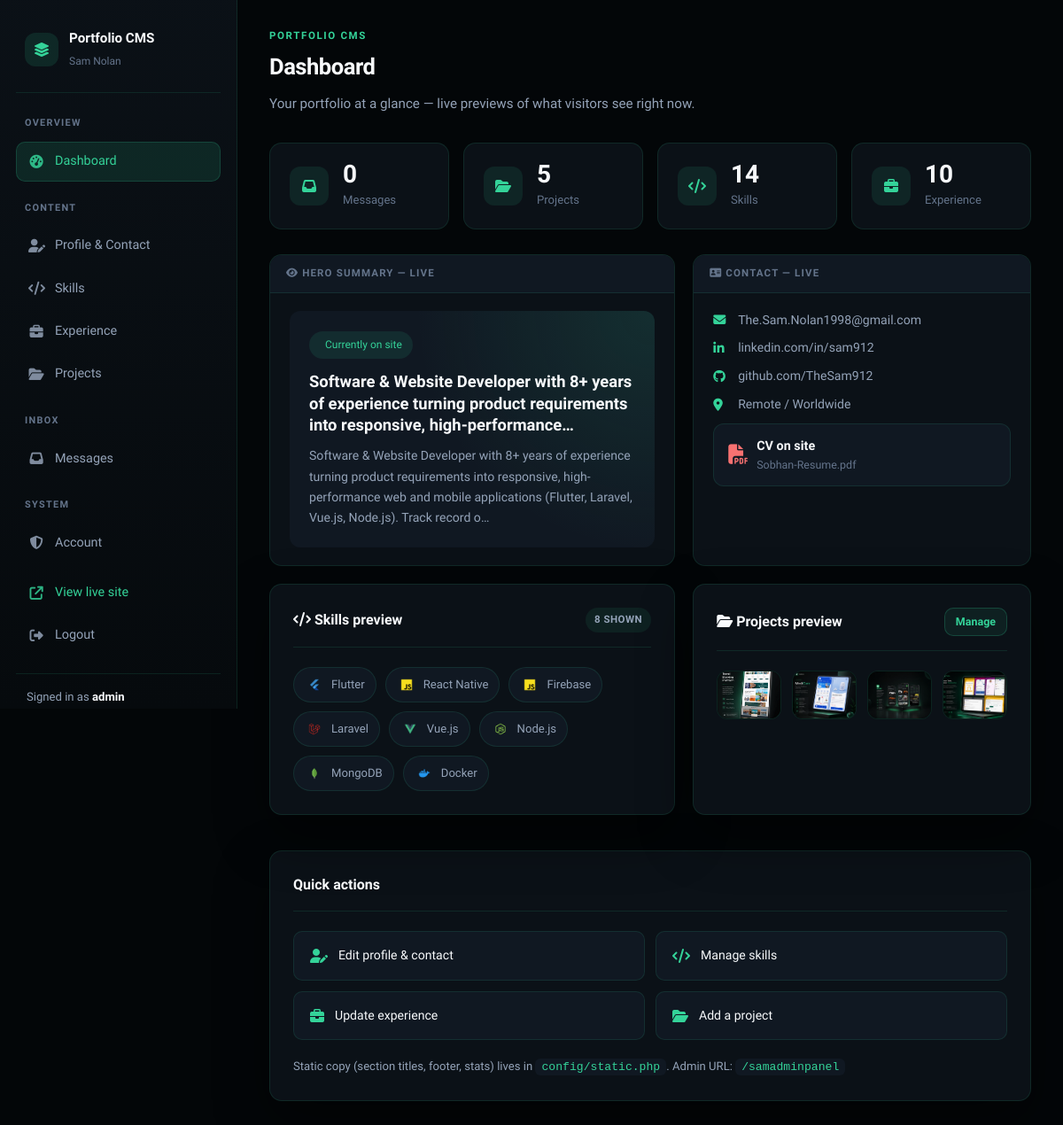
/admin/index.php (signed in), run on the app's committed database.
### tables this page shows
CREATE TABLE IF NOT EXISTS skills (
    id            INT UNSIGNED AUTO_INCREMENT PRIMARY KEY,
    name          VARCHAR(100)  NOT NULL,
    icon_path     VARCHAR(512)  NOT NULL,
    sort_order    INT           NOT NULL DEFAULT 0,
    is_published  TINYINT(1)    NOT NULL DEFAULT 1,
    INDEX idx_skills_published_sort (is_published, sort_order)
);

CREATE TABLE IF NOT EXISTS projects (
    id            INT UNSIGNED AUTO_INCREMENT PRIMARY KEY,
    title         VARCHAR(255)  NOT NULL,
    slug          VARCHAR(255)  NOT NULL,
    description   TEXT          NULL,
    image_path    VARCHAR(512)  NOT NULL,
    project_url   VARCHAR(512)  NULL,
    sort_order    INT           NOT NULL DEFAULT 0,
    is_published  TINYINT(1)    NOT NULL DEFAULT 1,
    created_at    TIMESTAMP     NOT NULL DEFAULT CURRENT_TIMESTAMP,
    updated_at    TIMESTAMP     NOT NULL DEFAULT CURRENT_TIMESTAMP ON UPDATE CURRENT_TIMESTAMP,
    UNIQUE KEY uniq_projects_slug (slug),
    INDEX idx_projects_published_sort (is_published, sort_order)
);

### admin/views/dashboard.php (the view, shortened to what the rows shown need)
<?php
require __DIR__ . '/partials/page-header.php';
?>
<div class="stats-row">
    <div class="stat-card">
        <div class="stat-card__icon"><i class="fa-solid fa-inbox"></i></div>
        <div>
            <strong><?= (int) $counts['messages']; ?></strong>
            <span>Messages</span>
        </div>
    </div>
    <div class="stat-card">
        <div class="stat-card__icon"><i class="fa-solid fa-folder-open"></i></div>
        <div>
            <strong><?= (int) $counts['projects']; ?></strong>
            <span>Projects</span>
        </div>
    </div>
    <div class="stat-card">
        <div class="stat-card__icon"><i class="fa-solid fa-code"></i></div>
        <div>
            <strong><?= (int) $counts['skills']; ?></strong>
            <span>Skills</span>
        </div>
    </div>
    <div class="stat-card">
        <div class="stat-card__icon"><i class="fa-solid fa-briefcase"></i></div>
        <div>
            <strong><?= (int) $counts['experiences']; ?></strong>
            <span>Experience</span>
        </div>
    </div>
</div>
<div class="preview-row">
    <div class="preview-card">
        <div class="preview-card__label"><i class="fa-solid fa-eye"></i> Hero summary — live</div>
        <div class="preview-card__body">
            <div class="preview-hero">
                <span class="pill"><i class="fa-solid fa-sparkles"></i> Currently on site</span>
                <h3><?= e(admin_excerpt($profile['short_summary'] ?? '', 120) ?: 'No short summary set yet.'); ?></h3>
                <p><?= e(admin_excerpt($profile['about_summary'] ?? '', 200) ?: 'Add your about bio in Profile & Contact.'); ?></p>
            </div>
        </div>
    </div>
    <div class="preview-card">
        <div class="preview-card__label"><i class="fa-solid fa-address-card"></i> Contact — live</div>
        <div class="preview-card__body">
            <div class="preview-contact">
                <?php if (!empty($profile['contact_email'])): ?>
                    <span><i class="fa-solid fa-envelope"></i> <?= e($profile['contact_email']); ?></span>
                <?php endif; ?>
                <?php if (!empty($profile['contact_linkedin_text'])): ?>
                    <span><i class="fa-brands fa-linkedin-in"></i> <?= e($profile['contact_linkedin_text']); ?></span>
                <?php endif; ?>
                <?php if (!empty($profile['contact_github_text'])): ?>
                    <span><i class="fa-brands fa-github"></i> <?= e($profile['contact_github_text']); ?></span>
                <?php endif; ?>
                <?php if (!empty($profile['contact_location'])): ?>
                    <span><i class="fa-solid fa-location-dot"></i> <?= e($profile['contact_location']); ?></span>
                <?php endif; ?>
                <?php if (!empty($profile['resume_file'])): ?>
                    <div class="preview-cv">
                        <i class="fa-solid fa-file-pdf"></i>
                        <div>
                            <strong>CV on site</strong>
                            <span><?= e(basename($profile['resume_file'])); ?></span>
                        </div>
                    </div>
                <?php endif; ?>
            </div>
        </div>
    </div>
</div>
<div class="preview-row">
    <div class="panel">
        <div class="panel__head">
            <h2><i class="fa-solid fa-code"></i> Skills preview</h2>
            <span class="badge badge--count"><?= count($skills); ?> shown</span>
        </div>
        <?php if ($skills): ?>
            <div class="skills-strip">
                <?php foreach ($skills as $skill): ?>
                    <span class="skill-chip">
                        <?php if (!empty($skill['icon_path'])): ?>
                            <img src="<?= e(asset_url($skill['icon_path'])); ?>" alt="">
                        <?php endif; ?>
                        <?= e($skill['name']); ?>
                    </span>
                <?php endforeach; ?>
            </div>
        <?php else: ?>
            <p class="muted">No skills yet. <a href="<?= e(admin_url('skills')); ?>">Add your first skill →</a></p>
        <?php endif; ?>
    </div>
    <div class="panel">
        <div class="panel__head">
            <h2><i class="fa-solid fa-folder-open"></i> Projects preview</h2>
            <a href="<?= e(admin_url('projects')); ?>" class="btn btn--ghost btn--sm">Manage</a>
        </div>
        <?php if ($projects): ?>
            <div class="project-strip">
                <?php foreach ($projects as $project): ?>
                    <div class="project-thumb" title="<?= e($project['title']); ?>">
                        <?php if (!empty($project['image_path'])): ?>
                            <img src="<?= e(asset_url($project['image_path'])); ?>" alt="<?= e($project['title']); ?>">
                        <?php else: ?>
                            <div class="empty-state" style="padding:20px"><i class="fa-solid fa-image"></i></div>
                        <?php endif; ?>
                    </div>
                <?php endforeach; ?>
            </div>
        <?php else: ?>
            <p class="muted">No projects yet. <a href="<?= e(admin_url('projects')); ?>">Add a project →</a></p>
        <?php endif; ?>
    </div>
</div>
<div class="panel">
    <div class="panel__head">
        <h2>Quick actions</h2>
    </div>
    <div class="quick-links">
        <a href="<?= e(admin_url('profile')); ?>" class="quick-link">
            <i class="fa-solid fa-user-pen"></i>
            <span>Edit profile & contact</span>
        </a>
        <a href="<?= e(admin_url('skills')); ?>" class="quick-link">
            <i class="fa-solid fa-code"></i>
            <span>Manage skills</span>
        </a>
        <a href="<?= e(admin_url('experiences')); ?>" class="quick-link">
            <i class="fa-solid fa-briefcase"></i>
            <span>Update experience</span>
        </a>
        <a href="<?= e(admin_url('projects')); ?>" class="quick-link">
            <i class="fa-solid fa-folder-open"></i>
            <span>Add a project</span>
        </a>
    </div>
    <p class="muted" style="margin:20px 0 0;font-size:0.82rem">
        Static copy (section titles, footer, stats) lives in <code>config/static.php</code>.
        Admin URL: <code><?= e(admin_url()); ?></code>
    </p>
</div>

### admin/views/layout.php (shortened to what the rows shown need)
<!DOCTYPE html>
<html lang="en">
<head>
    <link rel="stylesheet" href="https://cdnjs.cloudflare.com/ajax/libs/font-awesome/6.7.2/css/all.min.css">
    <link rel="stylesheet" href="/assets/css/admin.css">
</head>
<body class="<?= admin_logged_in() ? 'admin-app' : 'admin-login' ?>">
<?php if (admin_logged_in() && ($view ?? '') !== 'login'): ?>
    <aside class="sidebar">
        <div class="brand">
            <div class="brand__icon"><i class="fa-solid fa-layer-group"></i></div>
            <div class="brand__text">
                <strong>Portfolio CMS</strong>
                <span>Sam Nolan</span>
            </div>
        </div>
        <nav>
            <span class="nav-label">Overview</span>
            <a href="<?= e(admin_url()); ?>" class="<?= admin_nav_class('dashboard'); ?>">
                <i class="fa-solid fa-gauge-high"></i> Dashboard
            </a>
            <span class="nav-label">Content</span>
            <a href="<?= e(admin_url('profile')); ?>" class="<?= admin_nav_class('profile'); ?>">
                <i class="fa-solid fa-user-pen"></i> Profile & Contact
            </a>
            <a href="<?= e(admin_url('skills')); ?>" class="<?= admin_nav_class('skills'); ?>">
                <i class="fa-solid fa-code"></i> Skills
            </a>
            <a href="<?= e(admin_url('experiences')); ?>" class="<?= admin_nav_class('experiences'); ?>">
                <i class="fa-solid fa-briefcase"></i> Experience
            </a>
            <a href="<?= e(admin_url('projects')); ?>" class="<?= admin_nav_class('projects'); ?>">
                <i class="fa-solid fa-folder-open"></i> Projects
            </a>
            <span class="nav-label">Inbox</span>
            <a href="<?= e(admin_url('messages')); ?>" class="<?= admin_nav_class('messages'); ?>">
                <i class="fa-solid fa-inbox"></i> Messages
            </a>
            <span class="nav-label">System</span>
            <a href="<?= e(admin_url('account')); ?>" class="<?= admin_nav_class('account'); ?>">
                <i class="fa-solid fa-shield-halved"></i> Account
            </a>
            <a href="/" target="_blank" rel="noopener" class="nav-external">
                <i class="fa-solid fa-arrow-up-right-from-square"></i> View live site
            </a>
            <a href="<?= e(admin_url('logout')); ?>">
                <i class="fa-solid fa-right-from-bracket"></i> Logout
            </a>
        </nav>
        <div class="sidebar-footer">
            <p class="admin-user">Signed in as <strong><?= e($user['username'] ?? 'admin'); ?></strong></p>
        </div>
    </aside>
    <main class="content">
        <?php require __DIR__ . '/' . $view . '.php'; ?>
    </main>
<?php else: ?>
    <?php require __DIR__ . '/' . ($view ?? 'login') . '.php'; ?>
<?php endif; ?>
</body>
</html>

### data on the page
skills: icon_path (picture), name "Flutter"
skills: icon_path (picture), name "React Native"
skills: icon_path (picture), name "Firebase"
skills: icon_path (picture), name "Laravel"
skills: icon_path (picture), name "Vue.js"
skills: icon_path (picture), name "Node.js"
skills: icon_path (picture), name "MongoDB"
skills: icon_path (picture), name "Docker"
projects: image_path (picture)
projects: image_path (picture)
projects: image_path (picture)
projects: image_path (picture)

### other printed values
$user['username'] "admin"
$title "Dashboard"
$subtitle "Your portfolio at a glance — live previews of what visitors see right now."
$counts['messages'] "0"
$counts['projects'] "5"
$counts['skills'] "14"
$counts['experiences'] "10"
$profile['contact_email'] "The.Sam.Nolan1998@gmail.com"
$profile['contact_linkedin_text'] "linkedin.com/in/sam912"
$profile['contact_github_text'] "github.com/TheSam912"
$profile['contact_location'] "Remote / Worldwide"
basename($profile['resume_file']) "Sobhan-Resume.pdf"
count($skills) "8"
admin_url() "/samadminpanel"
